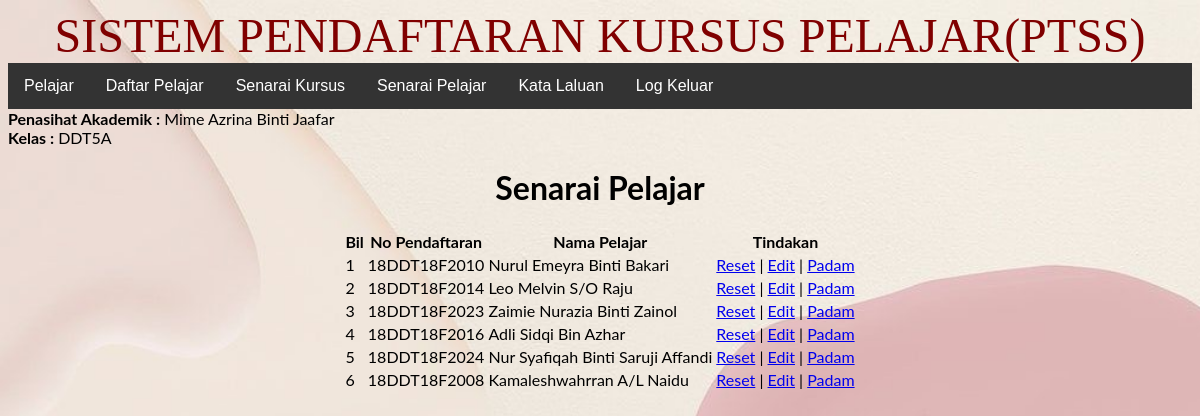
Screenshot of /pendaftaran/pensyarah/ (signed in) with the database file from the repository.
### tables this page shows
CREATE TABLE `pensyarah` (
  `idpensyarah` int(11) NOT NULL,
  `namapensyarah` varchar(250) NOT NULL,
  `jabatan` varchar(250) NOT NULL,
  `kelas` varchar(50) NOT NULL,
  `username` varchar(250) NOT NULL,
  `password` varchar(250) NOT NULL
);

CREATE TABLE `pelajar` (
  `idpelajar` int(11) NOT NULL,
  `idpensyarah` int(11) NOT NULL,
  `nomatrik` varchar(50) NOT NULL,
  `namapelajar` varchar(250) NOT NULL,
  `username` varchar(250) NOT NULL,
  `password` varchar(250) NOT NULL
);

### pendaftaran/pensyarah/senarai.php (the view, shortened to what this page needs)
<h1>Senarai Pelajar</h1>
<table border="0">
    <tr>
        <th>Bil</th>
        <th>No Pendaftaran</th>
        <th>Nama Pelajar</th>
        <th>Tindakan</th>
    </tr>
    <?php
    $bil = 1;
    $idpelajar = $_SESSION['idpensyarah'];
    $sql = "SELECT * FROM pelajar WHERE idpensyarah = $idpelajar";
    $result = $conn->query($sql);
    while ($row = $result->fetch_object()) {
        ?>
        <tr>
            <td><?php echo $bil++; ?></td>
            <td><?php echo $row->nomatrik; ?></td>
            <td><?php echo $row->namapelajar; ?></td>
            <td>
                <a href="reset.php?idpelajar=<?php echo $row->idpelajar; ?>">Reset</a>
                |
                <a href="index.php?daftar=edit&idpelajar=<?php echo $row->idpelajar; ?>">Edit</a>
                |
                <a href="padam.php?idpelajar=<?php echo $row->idpelajar; ?>">Padam</a>
            </td>
        </tr>
        <?php
    }
    ?>
</table>

### pendaftaran/pensyarah/index.php (shortened to what this page needs)
<?php
require '../conn.php';
$idpensyarah = $_SESSION['idpensyarah'];
$sql = "SELECT * FROM pensyarah WHERE idpensyarah = $idpensyarah";
$row = $conn->query($sql)->fetch_object();
?>
<!DOCTYPE html>
<html lang="en">
<head>
    <link rel="stylesheet" href="../register.css">
</head>
<body>
<marquee direction="right" height="70" width="100%" bgcolor="pink" loop="20">
  <font face="times new roman" size="30" color="maroon"><center>SISTEM PENDAFTARAN KURSUS PELAJAR(PTSS)</font></center>
</marquee>
<ul>
    <li><a href="index.php?daftar=senarai">Pelajar</a></li>
    <li><a href="index.php?daftar=daftar">Daftar Pelajar</a></li>
    <li><a href="index.php?daftar=kursus">Senarai Kursus</a></li>
    <li><a href="index.php?daftar=pelajar">Senarai Pelajar</a></li>
    <li><a href="index.php?daftar=katalaluan">Kata Laluan</a></li>
    <li><a href="../logout.php">Log Keluar</a></li>
</ul>
<font><b>Penasihat Akademik :</b></font>
<font><?php echo $row->namapensyarah;?></font><br>
<font><b>Kelas :</b></font>
<font><?php echo $row->kelas;?></font><br>
<center><div>
    <?php
    $daftar = 'senarai';
    require "$daftar.php";
    ?>
</div></center>
</body>
</html>

### pendaftaran/register.css (style rules this page uses)
body { font-family: 'Lato', sans-serif; background-image: url('color.jpg'); background-repeat: no-repeat; background-attachment: fixed; background-size: cover; }
ul { list-style-type:none; margin:0; padding:0; overflow:hidden; background-color:#333; }
li { float: left; }
li a { display:block; color:white; text-align:center; padding:14px 16px; text-decoration: none; font: 10px; font-family:Arial; font-weight:normal; }

### rows the page displays
pensyarah: namapensyarah "Mime Azrina Binti Jaafar", kelas "DDT5A"
pelajar: nomatrik "18DDT18F2010", namapelajar "Nurul Emeyra Binti Bakari"
pelajar: nomatrik "18DDT18F2014", namapelajar "Leo Melvin S/O Raju"
pelajar: nomatrik "18DDT18F2023", namapelajar "Zaimie Nurazia Binti Zainol"
pelajar: nomatrik "18DDT18F2016", namapelajar "Adli Sidqi Bin Azhar"
pelajar: nomatrik "18DDT18F2024", namapelajar "Nur Syafiqah Binti Saruji Affandi"
pelajar: nomatrik "18DDT18F2008", namapelajar "Kamaleshwahrran A/L Naidu"
